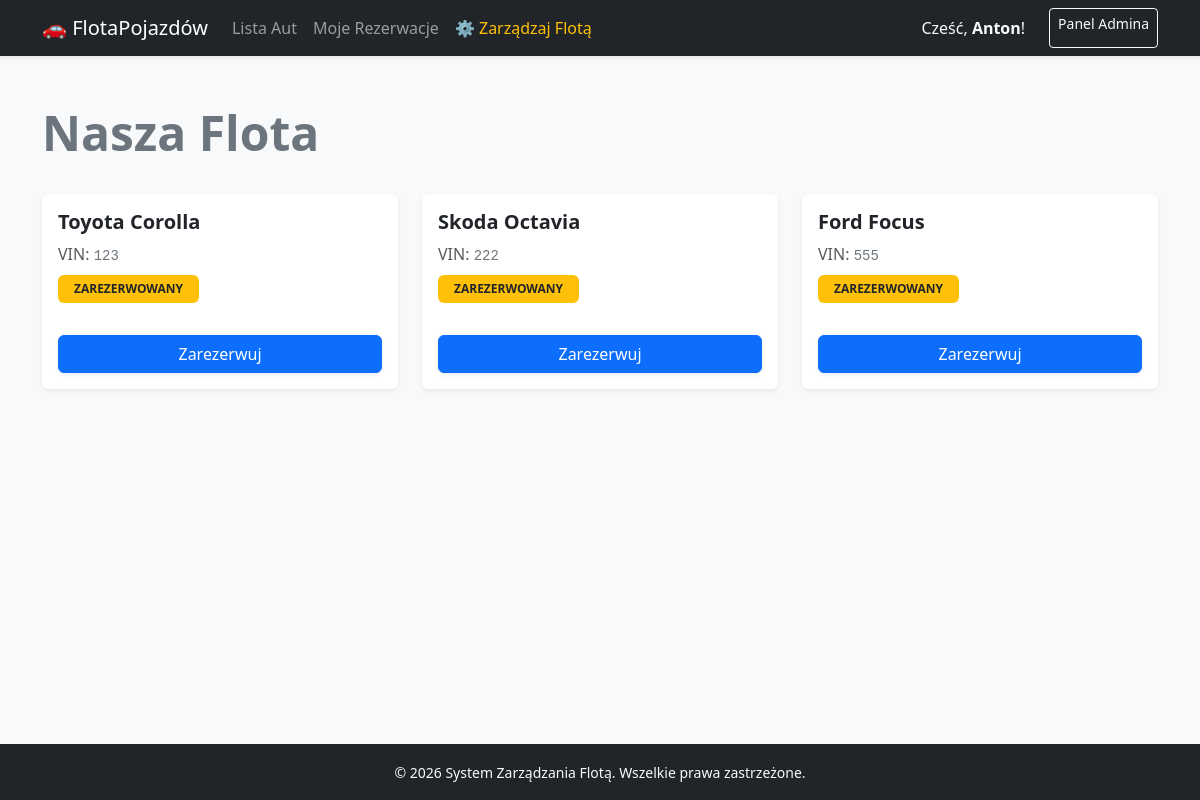
The app's page / (signed in) with its own data.
### fleet/models.py (models this page shows, shortened)
class Vehicle(models.Model):
    STATUS_CHOICES = [
        ('dostępny', 'Dostępny'),
        ('naprawa', 'W naprawie'),
        ('zarezerwowany', 'Zarezerwowany'),
    ]
    marka = models.CharField(max_length=50)
    model = models.CharField(max_length=50)
    vin = models.CharField(max_length=17, unique=True)
    rok = models.IntegerField()
    status = models.CharField(max_length=20, choices=STATUS_CHOICES, default='dostępny')

### fleet/views.py (the view)
# urls.py: path('', views.index, name='index'),
def index(request):
    vehicles = Vehicle.objects.all()
    return render(request, 'fleet/index.html', {'vehicles': vehicles})

### fleet/templates/fleet/index.html (shortened to what this page needs)
{% extends 'fleet/base.html' %}
{% block content %}
<div class="d-flex justify-content-between align-items-center mb-4">
    <h1 class="display-5 fw-bold text-secondary">Nasza Flota</h1>
</div>
<div class="row row-cols-1 row-cols-md-3 g-4">
    {% for car in vehicles %}
    <div class="col">
        <div class="card h-100 shadow-sm border-0">
            <div class="card-body">
                <h5 class="card-title fw-bold text-dark">{{ car.marka }} {{ car.model }}</h5>
                <p class="text-muted mb-2">VIN: <code class="text-secondary">{{ car.vin }}</code></p>
                <span class="badge {% if car.status == 'dostępny' %}bg-success{% else %}bg-warning text-dark{% endif %} px-3 py-2 mb-3 text-uppercase">
                    {{ car.status }}
                </span>
            </div>
            <div class="card-footer bg-transparent border-0 pt-0 pb-3">
                <a href="{% url 'car_detail' car.id %}" class="btn btn-primary w-100 shadow-sm">Zarezerwuj</a>
            </div>
        </div>
    </div>
    {% empty %}
    <div class="col-12">
        <div class="alert alert-info text-center" role="alert">
            Obecnie brak pojazdów w systemie.
        </div>
    </div>
    {% endfor %}
</div>
{% endblock %}

### fleet/templates/fleet/base.html (shortened to what this page needs)
<!DOCTYPE html>
<html lang="pl">
<head>
    <link href="https://cdn.jsdelivr.net/npm/bootstrap@5.3.0/dist/css/bootstrap.min.css" rel="stylesheet">
</head>
<body class="bg-light">
    <nav class="navbar navbar-expand-lg navbar-dark bg-dark shadow-sm">
        <div class="container">
            <a class="navbar-brand" href="{% url 'index' %}">🚗 FlotaPojazdów</a>
            <div class="collapse navbar-collapse" id="navbarNav">
                <ul class="navbar-nav me-auto">
                    <li class="nav-item">
                        <a class="nav-link" href="{% url 'index' %}">Lista Aut</a>
                    </li>
                    {% if user.is_authenticated %}
                    <li class="nav-item">
                        <a class="nav-link" href="{% url 'dashboard' %}">Moje Rezerwacje</a>
                    </li>
                    {% endif %}
                    {% if user.is_staff %}
                    <li class="nav-item">
                        <a class="nav-link text-warning" href="{% url 'admin_dashboard' %}">⚙️ Zarządzaj Flotą</a>
                    </li>
                    {% endif %}
                </ul>
                <div class="navbar-nav">
                    {% if user.is_authenticated %}
                        <span class="nav-item nav-link text-light me-3">Cześć, <strong>{{ user.username }}</strong>!</span>
                        <a class="btn btn-outline-light btn-sm" href="/admin/">Panel Admina</a>
                    {% else %}
                        <a class="btn btn-outline-light btn-sm me-2" href="/admin/login/">Zaloguj się</a>
                    {% endif %}
                </div>
            </div>
        </div>
    </nav>
    <main class="container py-5">
        {% block content %}
        {% endblock %}
    </main>
    <footer class="bg-dark text-light text-center py-3 mt-auto">
        <div class="container">
            <small>&copy; 2026 System Zarządzania Flotą. Wszelkie prawa zastrzeżone.</small>
        </div>
    </footer>
</body>
</html>

### fleet/templates/fleet/base.html (style rules this page uses)
body { display: flex; flex-direction: column; min-height: 100vh; }
main { flex: 1; }

### records on screen
Vehicle: marka "Toyota", model "Corolla", vin "123", status "ZAREZERWOWANY"
Vehicle: marka "Skoda", model "Octavia", vin "222", status "ZAREZERWOWANY"
Vehicle: marka "Ford", model "Focus", vin "555", status "ZAREZERWOWANY"

### other values on screen
{{ user.username }} "Anton"
